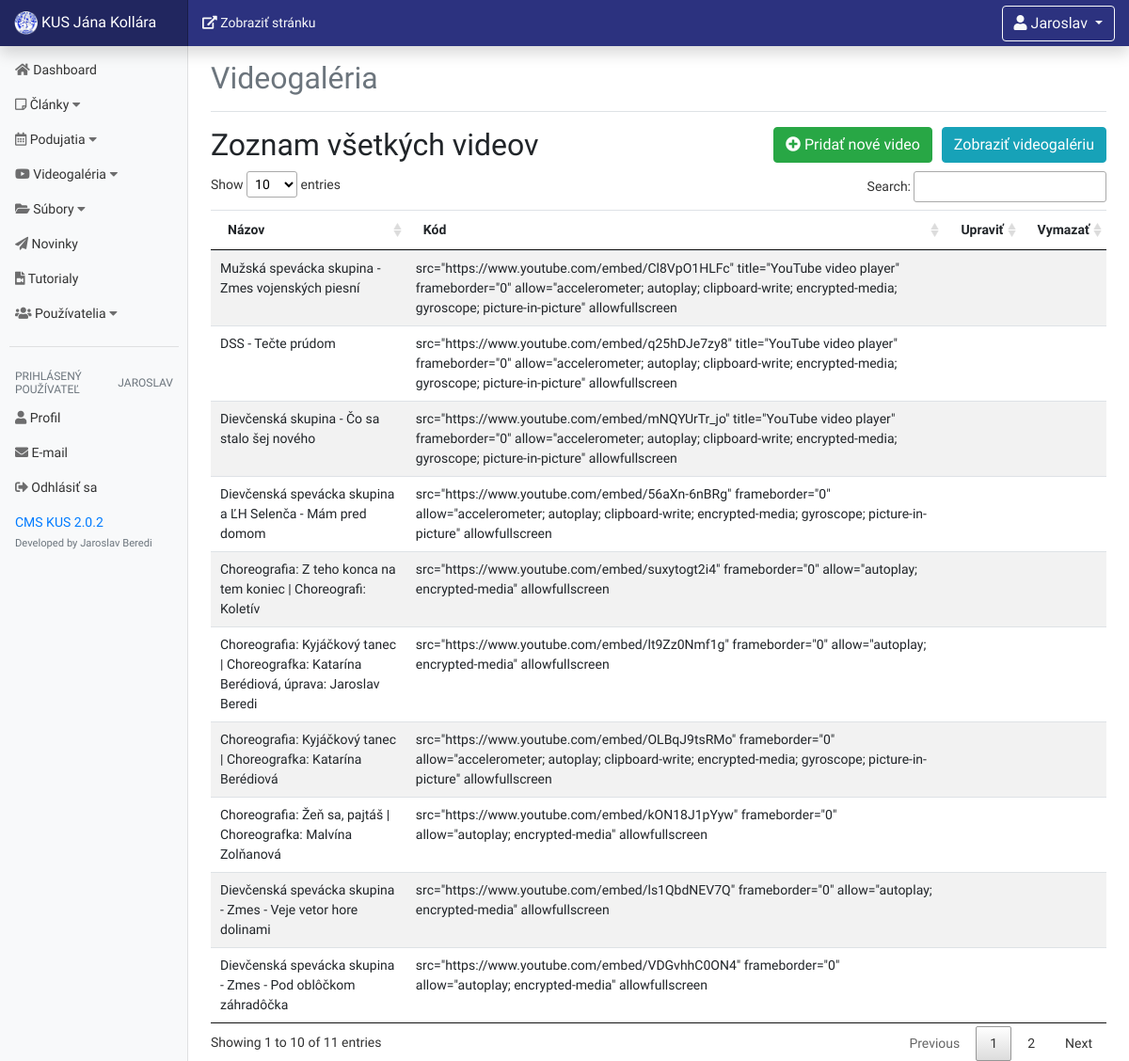
/dashboard/videogallery.php (signed in), run on the app's committed database.
### tables this page shows
CREATE TABLE `videogallery`
(
    `id`    int(11) NOT NULL,
    `title` text NOT NULL,
    `code`  text NOT NULL
);

### dashboard/videogallery/view_all_videos.php (the view, shortened to what this page needs)
<h2 style="float: left;">Zoznam všetkých videov</h2>
<a href="../videogallery.php" class="btn-info btn" style="float: right;" target="_blank"> Zobraziť
    videogalériu</a>
<a href="?source=add_video" style="float: right; margin-right: 10px;" class="btn-success btn"><i
            class="fas fa-plus-circle"></i> Pridať nové video</a>
<table class="table table-hover table-striped" id="videos">
    <thead>
    <tr>
        <th>Názov</th>
        <th>Kód</th>
        <th>Upraviť</th>
        <th>Vymazať</th>
    </tr>
    </thead>
    <tbody>
	<?php
	try {
		include 'includes/db.php';
		$query = "SELECT * from videogallery ORDER BY id DESC";
		$send_info = $connection->prepare($query);
		$send_info->execute();
		while ($row = $send_info->fetch(PDO::FETCH_ASSOC)) {
			$title = $row['title'];
			$code = $row['code'];
			echo "
            <tr>
                <td>$title</td>
                <td>$code</td>
                <td class=\"text-right tdWidth\">";
			echo " </td>
                <td class=\"text-right tdWidth\">";
			echo "</td>
            </tr>
            ";
		}
	} catch (Exception $e) {
		echo $e;
	}
	?>
    </tbody>
</table>

### css/dashboard.css (style rules this page uses)
* { font-family: 'Raleway', sans-serif; }
body { font-size: .875rem; }
.tdWidth { width: 8% !important; }

### data on the page
videogallery: title "Mužská spevácka skupina - Zmes vojenských piesní", code "src=\"https://www.youtube.com/embed/Cl8VpO1HLFc\" title=\"YouTube video player\" frameborder=\"0\" allow=\"accelerometer; autoplay; clipboard-write; encrypted-media; gyroscope; picture-in-picture\" allowfullscreen"
videogallery: title "DSS - Tečte prúdom", code "src=\"https://www.youtube.com/embed/q25hDJe7zy8\" title=\"YouTube video player\" frameborder=\"0\" allow=\"accelerometer; autoplay; clipboard-write; encrypted-media; gyroscope; picture-in-picture\" allowfullscreen"
videogallery: title "Dievčenská skupina - Čo sa stalo šej nového", code "src=\"https://www.youtube.com/embed/mNQYUrTr_jo\" title=\"YouTube video player\" frameborder=\"0\" allow=\"accelerometer; autoplay; clipboard-write; encrypted-media; gyroscope; picture-in-picture\" allowfullscreen"
videogallery: title "Dievčenská spevácka skupina a ĽH Selenča - Mám pred domom", code "src=\"https://www.youtube.com/embed/56aXn-6nBRg\" frameborder=\"0\" allow=\"accelerometer; autoplay; clipboard-write; encrypted-media; gyroscope; picture-in-picture\" allowfullscreen"
videogallery: title "Choreografia: Z teho konca na tem koniec | Choreografi: Koletív", code "src=\"https://www.youtube.com/embed/suxytogt2i4\" frameborder=\"0\" allow=\"autoplay; encrypted-media\" allowfullscreen"
videogallery: title "Choreografia: Kyjáčkový tanec | Choreografka: Katarína Berédiová, úprava: Jaroslav Beredi", code "src=\"https://www.youtube.com/embed/lt9Zz0Nmf1g\" frameborder=\"0\" allow=\"autoplay; encrypted-media\" allowfullscreen"
videogallery: title "Choreografia: Kyjáčkový tanec | Choreografka: Katarína Berédiová", code "src=\"https://www.youtube.com/embed/OLBqJ9tsRMo\" frameborder=\"0\" allow=\"accelerometer; autoplay; clipboard-write; encrypted-media; gyroscope; picture-in-picture\" allowfullscreen"
videogallery: title "Choreografia: Žeň sa, pajtáš | Choreografka: Malvína Zolňanová", code "src=\"https://www.youtube.com/embed/kON18J1pYyw\" frameborder=\"0\" allow=\"autoplay; encrypted-media\" allowfullscreen"
videogallery: title "Dievčenská spevácka skupina - Zmes - Veje vetor hore dolinami", code "src=\"https://www.youtube.com/embed/ls1QbdNEV7Q\" frameborder=\"0\" allow=\"autoplay; encrypted-media\" allowfullscreen"
videogallery: title "Dievčenská spevácka skupina - Zmes - Pod oblôčkom záhradôčka", code "src=\"https://www.youtube.com/embed/VDGvhhC0ON4\" frameborder=\"0\" allow=\"autoplay; encrypted-media\" allowfullscreen"

### other printed values
$_SESSION['user_name'] "Jaroslav"
$_SESSION['user_name'] "JAROSLAV"
$VERSION "2.0.2"
